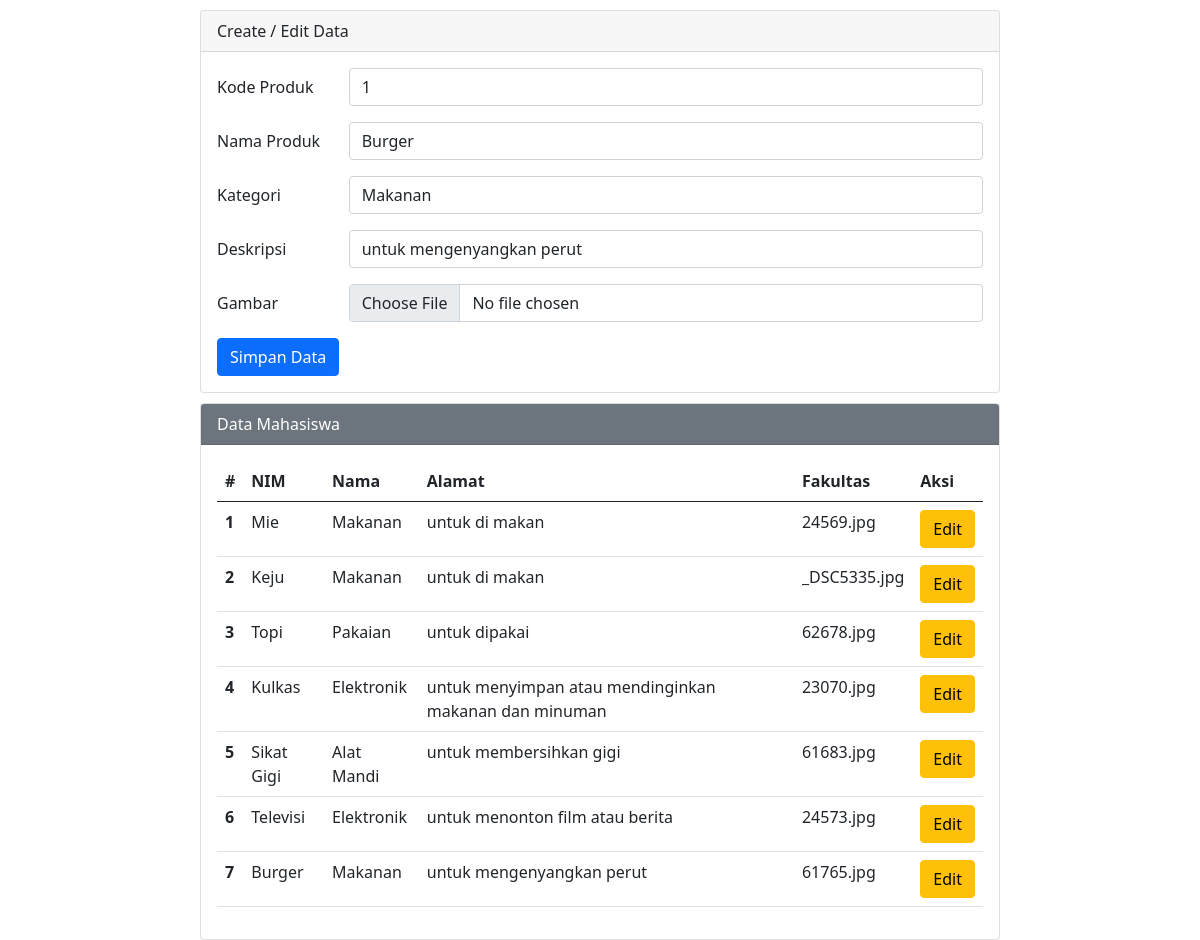
The app's page /editcb.php?op=edit&id=1 with its own data.
### tables this page shows
CREATE TABLE `tbl_produk` (
  `kode_produk` int(11) NOT NULL,
  `nama_produk` varchar(30) NOT NULL,
  `kategori` varchar(30) NOT NULL,
  `deskripsi` text NOT NULL,
  `gambar` varchar(100) NOT NULL
);

### editcb.php (the view, shortened to what this page needs)
<?php
include 'koneksi.php';
    $id         = "";
    $nama       = "";
    $kategori   = "";
    $deskripsi  = "";
    $gambar     = "";
if (isset($_GET['op'])) {
    $op = $_GET['op'];
} else {
    $op = "";
}
if ($op == 'edit') {
    $id         = $_GET['id'];
    $sql       = "select * from tbl_produk where kode_produk = '$id'";
    $q1         = mysqli_query($koneksi, $sql);
    $r1         = mysqli_fetch_array($q1);
    $id        = $r1['kode_produk'];
    $nama       = $r1['nama_produk'];
    $kategori   = $r1['kategori'];
    $deskripsi  = $r1['deskripsi'];
    $gambar     = $r1['gambar'];
}
?>
<!DOCTYPE html>
<html lang="en">
<head>
    <link href="https://cdn.jsdelivr.net/npm/bootstrap@5.0.0-beta2/dist/css/bootstrap.min.css" rel="stylesheet">
</head>
<body>
    <div class="mx-auto">
        <div class="card">
            <div class="card-header">
                Create / Edit Data
            </div>
            <div class="card-body">
                <form action="" method="POST">
                    <div class="mb-3 row">
                        <label for="kode" class="col-sm-2 col-form-label">Kode Produk</label>
                        <div class="col-sm-10">
                            <input type="text" class="form-control" id="kode" name="kode" value="<?php echo $id ?>">
                        </div>
                    </div>
                    <div class="mb-3 row">
                        <label for="nama" class="col-sm-2 col-form-label">Nama Produk</label>
                        <div class="col-sm-10">
                            <input type="text" class="form-control" id="nama" name="nama" value="<?php echo $nama ?>">
                        </div>
                    </div>
                    <div class="mb-3 row">
                        <label for="kategori" class="col-sm-2 col-form-label">Kategori</label>
                        <div class="col-sm-10">
                            <select class="form-control" name="kategori" id="kategori">
                                <option value="Makanan" <?php if ($kategori == "Makanan") echo "selected" ?>>Makanan</option>
                            </select>
                        </div>
                    </div>
                    <div class="mb-3 row">
                        <label for="deskripsi" class="col-sm-2 col-form-label">Deskripsi</label>
                        <div class="col-sm-10">
                            <input type="text" class="form-control" id="deskripsi" name="deskripsi" value="<?php echo $deskripsi ?>">
                        </div>
                    </div>
                    <div class="mb-3 row">
                        <label for="gambar" class="col-sm-2 col-form-label">Gambar</label>
                        <div class="col-sm-10">
                            <input type="file" class="form-control" id="gambar" name="gambar" value="<?php echo $gambar ?>">
                        </div>
                    </div>
                    <div class="col-12">
                        <input type="submit" name="simpan" value="Simpan Data" class="btn btn-primary" />
                    </div>
                </form>
            </div>
        </div>
        <div class="card">
            <div class="card-header text-white bg-secondary">
                Data Mahasiswa
            </div>
            <div class="card-body">
                <table class="table">
                    <thead>
                        <tr>
                            <th scope="col">#</th>
                            <th scope="col">NIM</th>
                            <th scope="col">Nama</th>
                            <th scope="col">Alamat</th>
                            <th scope="col">Fakultas</th>
                            <th scope="col">Aksi</th>
                        </tr>
                    </thead>
                    <tbody>
                        <?php
                        $sql   = "select * from tbl_produk order by kode_produk desc";
                        $q2     = mysqli_query($koneksi, $sql);
                        $urut   = 1;
                        while ($r2 = mysqli_fetch_array($q2)) {
                            $id         = $r2['kode_produk'];
                            $nama       = $r2['nama_produk'];
                            $kategori   = $r2['kategori'];
                            $deskripsi  = $r2['deskripsi'];
                            $gambar     = $r2['gambar'];
                        ?>
                            <tr>
                                <th scope="row"><?php echo $urut++ ?></th>
                                <td scope="row"><?php echo $nama ?></td>
                                <td scope="row"><?php echo $kategori ?></td>
                                <td scope="row"><?php echo $deskripsi ?></td>
                                <td scope="row"><?php echo $gambar ?></td>
                                <td scope="row">
                                    <a href="editcb.php?op=edit&id=<?php echo $id ?>"><button type="button" class="btn btn-warning">Edit</button></a>
                                </td>
                            </tr>
                        <?php
                        }
                        ?>
                    </tbody>
                </table>
            </div>
        </div>
    </div>
</body>
</html>

### editcb.php (style rules this page uses)
.mx-auto { width: 800px }
.card { margin-top: 10px; }

### records on screen
tbl_produk: kode "1", nama "Burger", kategori "Makanan", deskripsi "untuk mengenyangkan perut", nama_produk "Burger", gambar "61765.jpg"
tbl_produk: nama_produk "Mie", kategori "Makanan", deskripsi "untuk di makan", gambar "24569.jpg"
tbl_produk: nama_produk "Keju", kategori "Makanan", deskripsi "untuk di makan", gambar "_DSC5335.jpg"
tbl_produk: nama_produk "Topi", kategori "Pakaian", deskripsi "untuk dipakai", gambar "62678.jpg"
tbl_produk: nama_produk "Kulkas", kategori "Elektronik", deskripsi "untuk menyimpan atau mendinginkan makanan dan minuman", gambar "23070.jpg"
tbl_produk: nama_produk "Sikat Gigi", kategori "Alat Mandi", deskripsi "untuk membersihkan gigi", gambar "61683.jpg"
tbl_produk: nama_produk "Televisi", kategori "Elektronik", deskripsi "untuk menonton film atau berita", gambar "24573.jpg"
